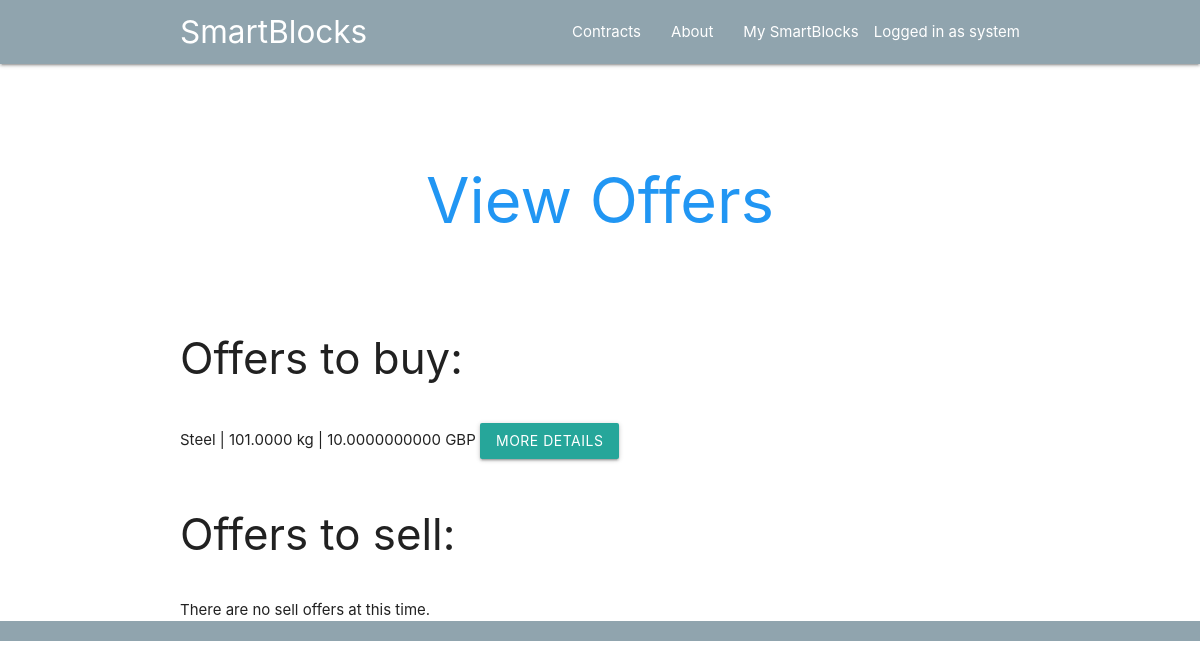
The app's page /webapp/offers/ (signed in), older data.
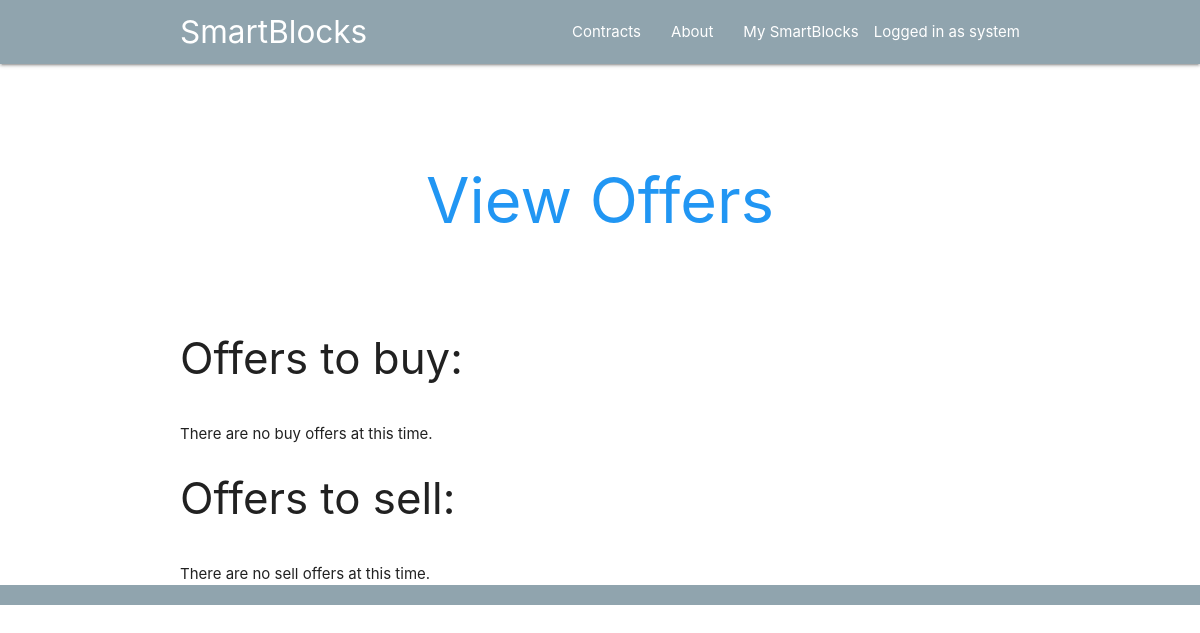
The same page, newer data.
### webapp/models.py (models this page shows)
class Offer(models.Model):
    buyer = models.ForeignKey(settings.AUTH_USER_MODEL, on_delete=models.CASCADE, related_name="b",null=True)
    seller = models.ForeignKey(settings.AUTH_USER_MODEL, on_delete=models.CASCADE, related_name="s", null=True)
    asset_name = models.CharField(max_length=100)
    quantity = models.DecimalField(default=0, max_digits=20,decimal_places=4)
    unit = models.CharField(max_length=10)
    price = models.DecimalField(default=0, max_digits=30, decimal_places=10)
    GBP = 'GBP'
    USD = 'USD'
    BTC = 'BTC'
    CURRENCY_CHOICES = ((GBP, 'GBP'), (USD, 'USD'), (BTC, 'BTC'))
    currency = models.CharField(max_length=3, choices=CURRENCY_CHOICES, default=GBP)
    BUY = 'Buy'
    SELL = 'Sell'
    CONTRACT_CHOICES = ((BUY, 'BUY'),(SELL, 'SELL'))
    contract_type = models.CharField(max_length=4, choices=CONTRACT_CHOICES, default=BUY)
    location = models.CharField(max_length=8)
    completion_date = models.DateField()
    contract = models.TextField()

### webapp/views.py (the view)
# urls.py: path('offers/', views.offers, name='offers'),
@login_required
def offers(request):
    buy_offers = Offer.objects.filter(seller=None).exclude(buyer=request.user)
    sell_offers = Offer.objects.filter(buyer=None).exclude(seller=request.user)
    return render(request, 'webapp/offers.html', {'buy_offers':buy_offers,'sell_offers':sell_offers})

### webapp/templates/webapp/offers.html (shortened to what this page needs)
{% extends 'base.html' %}
{% block header %}
      <h1 class="header center blue-text">View Offers</h1>
{% endblock %}
{% block content %}
<h3>Offers to buy:</h3><br>
{% if buy_offers.first is not None %}
{% for offer in buy_offers %}
{{ offer.asset_name }} | {{ offer.quantity }} {{ offer.unit }} | {{ offer.price }} {{ offer.currency }} <a class="btn" href="{% url 'webapp:details' offer.id %}">More details</a><br>
{% endfor %}
{% else %}
There are no buy offers at this time.
{% endif %}
<br>
<h3>Offers to sell:</h3><br>
{% if sell_offers.first is not None %}
{% for offer in sell_offers %}
{{ offer.asset_name }} | {{ offer.quantity }} {{ offer.unit }} | {{ offer.price }} {{ offer.currency }} <a class="btn" href="{% url 'webapp:details' offer.id %}">More details</a><br>
{% endfor %}
{% else %}
There are no sell offers at this time.
{% endif %}
{% endblock %}

Row changes from the older to the newer data that the page shows:
no longer on this page (row edited): Offer: asset_name "Steel", quantity "101.0000", unit "kg", price "10.0000000000", currency "GBP"
Text that changed along with them:
text now shown: "There are no buy offers at this time."
